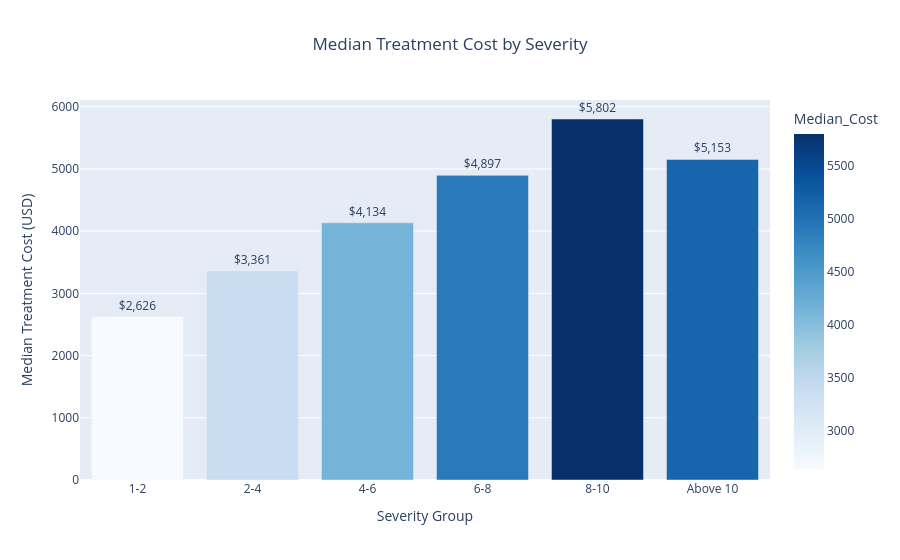

Notebook cell for this chart:
### Markdown cell above
# Severity & Cost

### Code cell
fig = px.bar(
    summary,
    x ='Severity_Group', y ='Median_Cost', text ='Median_Cost', title = 'Median Treatment Cost by Severity',
    color ='Median_Cost', color_continuous_scale = 'Blues'
)

fig.update_traces(
    texttemplate ='$%{text:,.0f}',
    textposition ='outside'
)

fig.update_layout(template = 'plotly', title_x = 0.5, xaxis_title = 'Severity Group', yaxis_title = 'Median Treatment Cost (USD)',
    showlegend = False
)

fig.show()
# the max cost value is in group 8-10 severity

### Figure 1 — Plotly figure (JSON) as saved in the notebook; plotly's stock layout.template omitted (floating-point values rounded to 4 significant figures)
{"data": [{"hovertemplate": "Severity_Group=%{x}<br>Median_Cost=%{marker.color}<extra></extra>", "legendgroup": "", "marker": {"color": [2626.0, 3361.0, 4134.0, 4897.0, 5802.0, 5153.0], "coloraxis": "coloraxis", "pattern": {"shape": ""}}, "name": "", "orientation": "v", "showlegend": false, "text": [2626.0, 3361.0, 4134.0, 4897.0, 5802.0, 5153.0], "textposition": "outside", "texttemplate": "$%{text:,.0f}", "type": "bar", "x": ["1-2", "2-4", "4-6", "6-8", "8-10", "Above 10"], "xaxis": "x", "y": [2626.0, 3361.0, 4134.0, 4897.0, 5802.0, 5153.0], "yaxis": "y"}], "layout": {"barmode": "relative", "coloraxis": {"autocolorscale": false, "colorbar": {"title": {"text": "Median_Cost"}}, "colorscale": [[0, "rgb(247,251,255)"], [0.125, "rgb(222,235,247)"], [0.25, "rgb(198,219,239)"], [0.375, "rgb(158,202,225)"], [0.5, "rgb(107,174,214)"], [0.625, "rgb(66,146,198)"], [0.75, "rgb(33,113,181)"], [0.875, "rgb(8,81,156)"], [1, "rgb(8,48,107)"]]}, "legend": {"tracegroupgap": 0}, "showlegend": false, "title": {"text": "Median Treatment Cost by Severity", "x": 0.5}, "xaxis": {"anchor": "y", "domain": [0, 1], "title": {"text": "Severity Group"}}, "yaxis": {"anchor": "x", "domain": [0, 1], "title": {"text": "Median Treatment Cost (USD)"}}}}
